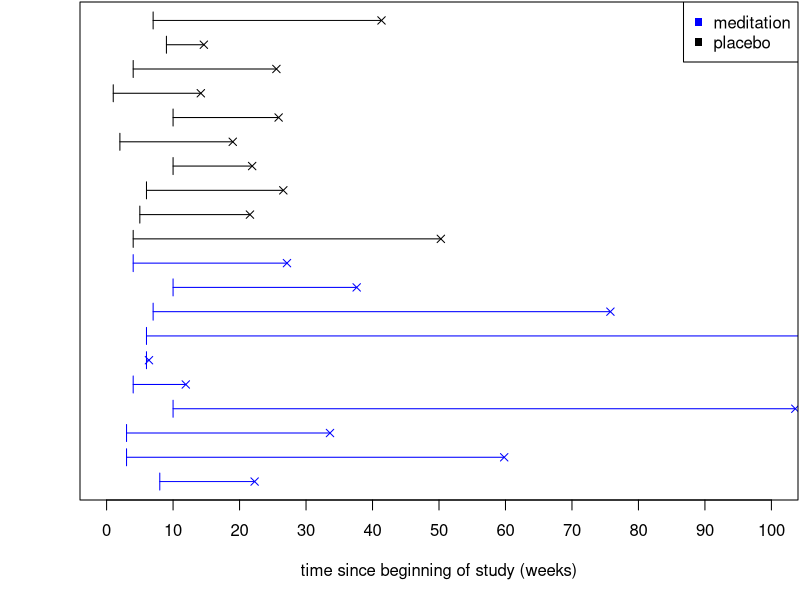
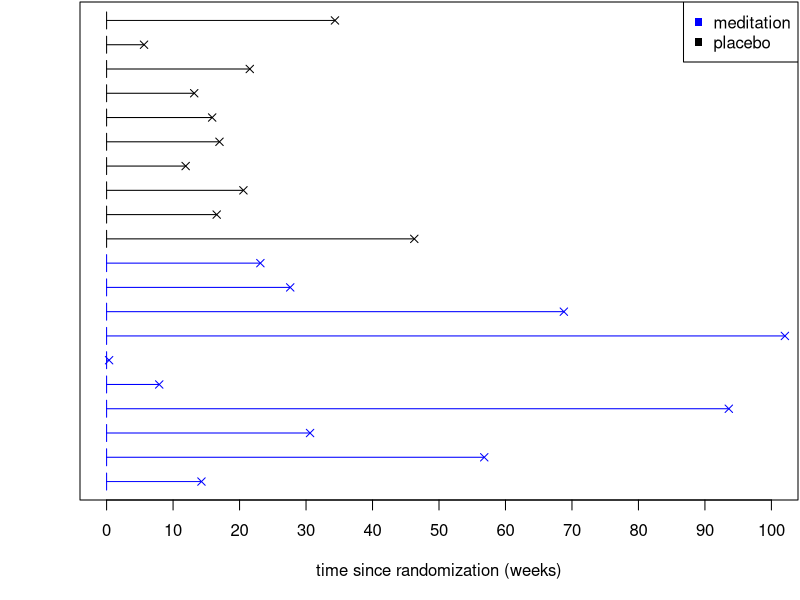
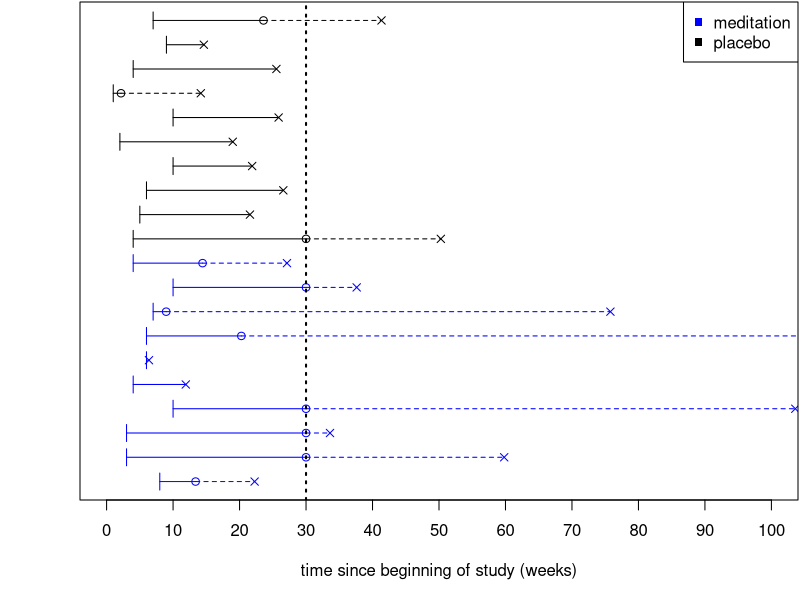
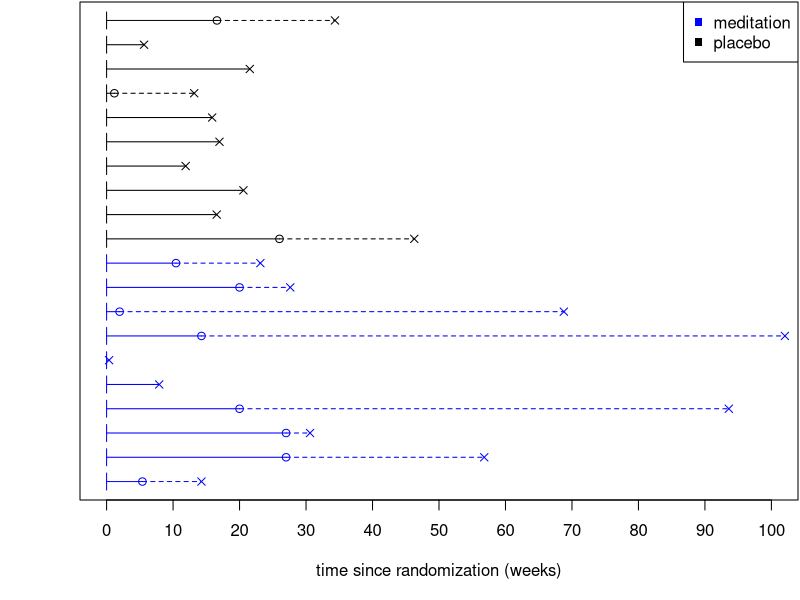
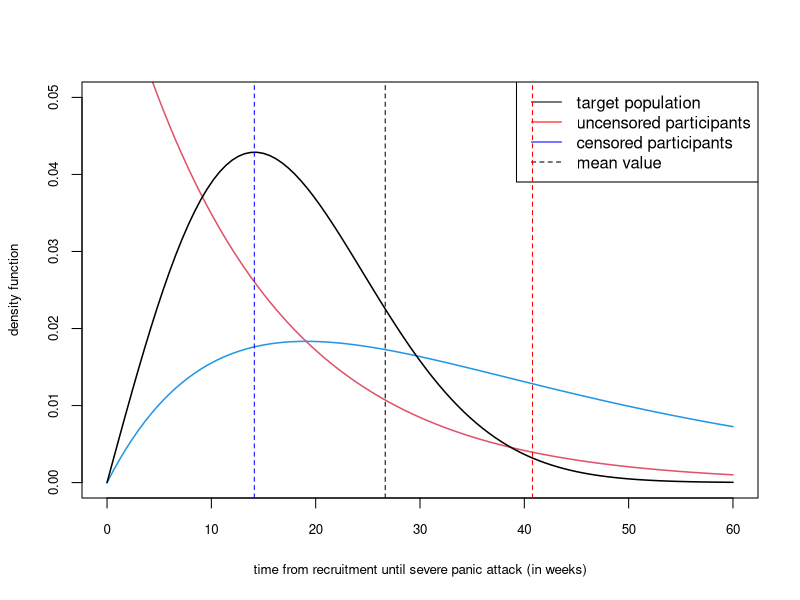

Source code (R) for these figures, in order:
# code for chap 3, meditation example

## parameters
n <- 200 # sample size
study_end <- 40 # number of weeks to observe all events
rate_placebo <- 20 # panic attacks/week
rate_tx <- rate_placebo*2
rate_dropout <- 30
n_weeks_in_study <- 30

## generate some times to first severe panic attack, along with treatment assignment
gen_data <- function(n, study_end, rate_placebo, rate_tx, rate_dropout, n_weeks_in_study) {
  ## randomly assign treatment or placebo
  rows <- sample(1:n, n/2)
  tx <- rep(0, n)
  tx[rows] <- 1
  
  ## calculate event times
  event_times <- rexp(n, (1/rate_placebo)^(1-tx)*(1/rate_tx)^(tx)) # weeks
  
  ## calculate censoring times
  censor_times <- rexp(n, 1/rate_dropout)
  
  ## calculate enrollment times
  enroll_times <- sample(1:10, n, replace = TRUE)
  
  event_times_2 <- event_times + enroll_times
  censor_times_2 <- censor_times + enroll_times
  censor_times_3 <- pmin(censor_times_2, n_weeks_in_study)

  obs_time <- pmin(censor_times_2, event_times_2, n_weeks_in_study) - enroll_times
  
  ## compare to get events
  events <- as.numeric(event_times == obs_time)
  return(data.frame(tx = tx, event_times = event_times_2, censor_times = censor_times_3, enroll_times = enroll_times, event = events, obs_time = obs_time))
}

## generate some data
set.seed(4747)
dat <- gen_data(n, study_end, rate_placebo, rate_tx, rate_dropout, n_weeks_in_study)
head(dat)

## look at only some of them
paste(round(subset(dat, tx == 1)$event_times[1:8] - subset(dat, tx == 1)$enroll_times[1:8], 2), collapse = " & ")
paste(round(subset(dat, tx == 0)$event_times[1:8] - subset(dat, tx == 0)$enroll_times[1:8], 2), collapse = " & ")

## get a subset of the data, for plotting
sub_tx <- subset(dat, tx == 1)[1:10, ]
sub_placebo <- subset(dat, tx == 0)[1:10, ]
sub_dat <- data.frame(tx = c(rep(1, 10), rep(0, 10)), event_times = c(sub_tx$event_times, sub_placebo$event_times),
                             censor_times = c(sub_tx$censor_times, sub_placebo$censor_times),
                             enroll_times = c(sub_tx$enroll_times, sub_placebo$enroll_times),
                            obs_times = c(sub_tx$obs_time, sub_placebo$obs_time),
                            events = c(sub_tx$event, sub_placebo$event))

fig_width <- 1024
fig_height <- 1024
fig_res <- 200


## plot with enrollment shift
png("lecture/chapter_3/figs/meditation_observed_study_time.png", width = fig_width, height = fig_height, units = "px", res = fig_res)
par(mar = c(5, 4, 0.1, 0.1))
plot(sub_dat$event_times, 1:20, pch = 4, col = ifelse(sub_dat$tx == 1, "blue", "black"),
     axes = FALSE, ylab = "", xlab = "time since beginning of study (weeks)",
     xlim = c(0, 100))
# make lines from enrollment time to now
arrows(x0 = sub_dat$enroll_times, y0 = 1:20,
       x1 = sub_dat$event_times, y1 = 1:20,
       col = ifelse(sub_dat$tx == 1, "blue", "black"),
       length = 0)
arrows(x0 = sub_dat$enroll_times, y0 = 1:20 - 0.35,
       x1 = sub_dat$enroll_times, y1 = 1:20 + 0.35,
       col = ifelse(sub_dat$tx == 1, "blue", "black"),
       length = 0)
axis(side = 1, at = seq(0, 100, 10))
box()
legend("topright", legend = c("meditation", "placebo"), col = c("blue", "black"), pch = 15)
dev.off()

# plot with time since randomization
png("lecture/chapter_3/figs/meditation_observed_rand_time.png", width = fig_width, height = fig_height, units = "px", res = fig_res)
par(mar = c(5, 4, 0.1, 0.1))
plot(sub_dat$event_times - sub_dat$enroll_times, 1:20, pch = 4, col = ifelse(sub_dat$tx == 1, "blue", "black"),
     axes = FALSE, ylab = "", xlab = "time since randomization (weeks)",
     xlim = c(0, 100))
# make lines from enrollment time to now
arrows(x0 = 0, y0 = 1:20,
       x1 = sub_dat$event_times - sub_dat$enroll_times, y1 = 1:20,
       col = ifelse(sub_dat$tx == 1, "blue", "black"),
       length = 0)
arrows(x0 = 0, y0 = 1:20 - 0.35,
       x1 = 0, y1 = 1:20 + 0.35,
       col = ifelse(sub_dat$tx == 1, "blue", "black"),
       length = 0)
axis(side = 1, at = seq(0, 100, 10))
box()
legend("topright", legend = c("meditation", "placebo"), col = c("blue", "black"), pch = 15)
dev.off()

## plot with censoring (circle at censoring time); since beginning of study
png("lecture/chapter_3/figs/meditation_censored_study_time.png", width = fig_width, height = fig_height, units = "px", res = fig_res)
par(mar = c(5, 4, 0.1, 0.1))
## plot event times
plot(sub_dat$event_times, 1:20, pch = 4, col = ifelse(sub_dat$tx == 1, "blue", "black"),
     axes = FALSE, ylab = "", xlab = "time since beginning of study (weeks)",
     xlim = c(0, 100))
## plot censoring times, only for those people who had one before the event
censor_first <- sub_dat$censor_times < sub_dat$event_times
points(sub_dat$censor_times[censor_first], (1:20)[censor_first], col = ifelse(sub_dat$tx == 1, "blue", "black")[censor_first])
# make lines from enrollment time to now; solid until first one
arrows(x0 = sub_dat$enroll_times, y0 = 1:20,
       x1 = pmin(sub_dat$event_times, sub_dat$censor_times), y1 = 1:20,
       col = ifelse(sub_dat$tx == 1, "blue", "black"),
       length = 0)
arrows(x0 = sub_dat$enroll_times, y0 = 1:20 - 0.35,
       x1 = sub_dat$enroll_times, y1 = 1:20 + 0.35,
       col = ifelse(sub_dat$tx == 1, "blue", "black"),
       length = 0)
# add dashed lines from censoring to event
arrows(x0 = sub_dat$censor_times[censor_first], y0 = (1:20)[censor_first],
       x1 = sub_dat$event_times[censor_first], y1 = (1:20)[censor_first],
       col = ifelse(sub_dat$tx == 1, "blue", "black")[censor_first],
       length = 0, lty = 2)
# line at week 30 for administrative censoring
abline(v = 30, lty = 3, lwd = 2)
axis(side = 1, at = seq(0, 100, 10))
box()
legend("topright", legend = c("meditation", "placebo"), col = c("blue", "black"), pch = 15)
dev.off()

## plot with censoring (circle at censoring time); since randomization
## plot with censoring (circle at censoring time); since beginning of study
png("lecture/chapter_3/figs/meditation_censored_rand_time.png", width = fig_width, height = fig_height, units = "px", res = fig_res)
par(mar = c(5, 4, 0.1, 0.1))
## plot event times
plot(sub_dat$event_times - sub_dat$enroll_times, 1:20, pch = 4, col = ifelse(sub_dat$tx == 1, "blue", "black"),
     axes = FALSE, ylab = "", xlab = "time since randomization (weeks)",
     xlim = c(0, 100))
## plot censoring times, only for those people who had one before the event
censor_first <- sub_dat$censor_times < sub_dat$event_times
points(sub_dat$censor_times[censor_first] - sub_dat$enroll_times[censor_first], (1:20)[censor_first], col = ifelse(sub_dat$tx == 1, "blue", "black")[censor_first])
# make lines from enrollment time to now; solid until first one
arrows(x0 = 0, y0 = 1:20,
       x1 = pmin(sub_dat$event_times, sub_dat$censor_times) - sub_dat$enroll_times, y1 = 1:20,
       col = ifelse(sub_dat$tx == 1, "blue", "black"),
       length = 0)
arrows(x0 = 0, y0 = 1:20 - 0.35,
       x1 = 0, y1 = 1:20 + 0.35,
       col = ifelse(sub_dat$tx == 1, "blue", "black"),
       length = 0)
# add dashed lines from censoring to event
arrows(x0 = sub_dat$censor_times[censor_first] - sub_dat$enroll_times[censor_first], y0 = (1:20)[censor_first],
       x1 = sub_dat$event_times[censor_first] - sub_dat$enroll_times[censor_first], y1 = (1:20)[censor_first],
       col = ifelse(sub_dat$tx == 1, "blue", "black")[censor_first],
       length = 0, lty = 2)
# line at week 30 for administrative censoring
axis(side = 1, at = seq(0, 100, 10))
box()
legend("topright", legend = c("meditation", "placebo"), col = c("blue", "black"), pch = 15)
dev.off()

## look at only some of them
sub_dat$survobj <- survival::Surv(sub_dat$obs_times, sub_dat$events)
library(survival)
paste(print(subset(sub_dat, tx == 1)$survobj[1:8], digits = 2), collapse = " & ")
paste(print(subset(sub_dat, tx == 0)$survobj[1:8], digits = 2), collapse = " & ")

## density curve for overall, uncensored, censored
set.seed(5555)
rate_target <- (1/rate_tx + 1/rate_placebo)/2
target_pop <- rexp(100000, rate_target)
censoring <- rexp(100000, 1/rate_dropout) 

f_uncens<-function(x) return(dexp(x,rate_target)*(1-pexp(x,1/rate_dropout))/integrate(function(u) dexp(u,rate_target)*(1-pexp(u,1/rate_dropout)),0,+Inf)$value)
f_cens<-function(x) return(dexp(x,rate_target)*pexp(x,1/rate_dropout)/integrate(function(u) dexp(u,rate_target)*pexp(u,1/rate_dropout),0,+Inf)$value)

overall_mean <- 1/((1/rate_tx + 1/rate_placebo)/2)
censored_mean <- integrate(function(x) x*f_uncens(x),0,Inf)$value
uncensored_mean <- integrate(function(x) x*f_cens(x),0,Inf)$value

png("lecture/chapter_3/figs/meditation_density_versus_obs_time.png", width = fig_width, height = fig_height, units = "px", res = fig_res)
curve(f_uncens,0,60,col=2,lwd=1.5,xlab="time from recruitment until severe panic attack (in weeks)",
      ylab="density function",cex.lab=0.8,cex.axis=0.8,ylim=c(0,0.05))
curve(f_cens,add=T,col=4,lwd=1.5,cex=0.8)
curve(dweibull(x,2,20),add=T,lwd=1.5,cex=0.8)
legend("topright", 
       legend = c("target population", "uncensored participants", "censored participants", "mean value"),
       col = c("black", "red", "blue", "black"),
       lty = c(1, 1, 1, 2))
abline(v = overall_mean, lty = 2)
abline(v = censored_mean, lty = 2, col = "blue")
abline(v = uncensored_mean, lty = 2, col = "red")
dev.off()
